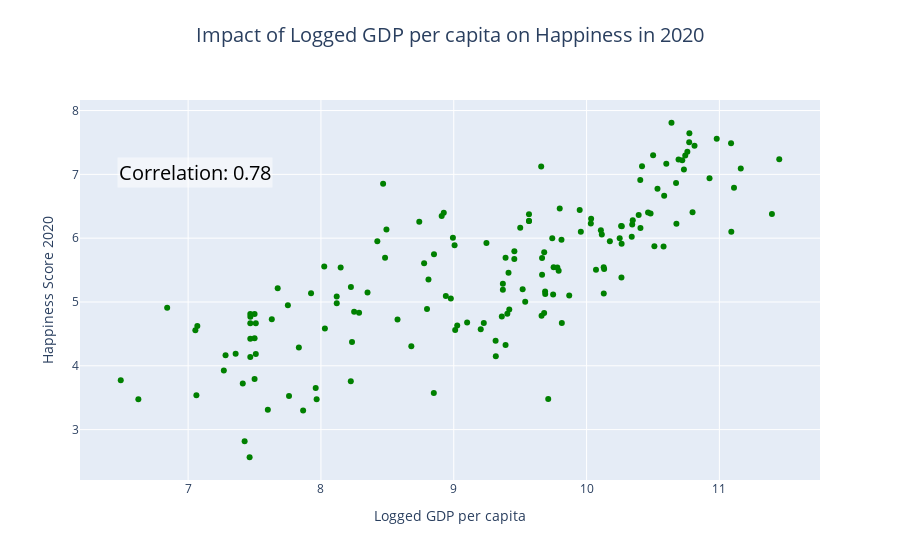

Source (notebook cell):
### Markdown cell above
This graph shows the correlations between different statistics of a country and how happy people are in that country. As you can see in this graph: logged GDP per capita, has the highest correlation with happiness. Which leads to a conclusion that wealth does give the most happiness. below you can see a detailed view of that.

### Code cell
import pandas as pd
import plotly.express as px
from scipy.stats import pearsonr

# Load the dataset
df = pd.read_csv('databases/merged_dataset2_updated.csv')

# Extract relevant columns
df = df[['Country', 'Logged GDP per capita', 'Happiness Score 2020']]

# Convert to numeric, handling errors if any
df['Logged GDP per capita'] = pd.to_numeric(df['Logged GDP per capita'], errors='coerce')
df['Happiness Score 2020'] = pd.to_numeric(df['Happiness Score 2020'], errors='coerce')

# Drop rows with missing values
df = df.dropna()

# Compute correlation coefficient
corr_social_support, _ = pearsonr(df['Logged GDP per capita'], df['Happiness Score 2020'])

# Create interactive scatter plot for Social Support vs Happiness Score
fig = px.scatter(df, x='Logged GDP per capita', y='Happiness Score 2020', 
                 title='Logged GDP per capita vs Happiness Score 2020',
                 labels={'Logged GDP per capita': 'Logged GDP per capita', 'Happiness Score 2020': 'Happiness Score 2020'},
                 hover_name='Country', hover_data={'Happiness Score 2020': ':.2f', 'Logged GDP per capita': ':.2f'})

fig.update_traces(marker=dict(color='green'))

# Add annotation for the correlation coefficient
fig.add_annotation(
    text=f'Correlation: {corr_social_support:.2f}',
    xref='paper', yref='paper',
    x=0.05, y=0.85,
    showarrow=False,
    font=dict(size=20, color='black'),
    align='left', bgcolor='rgba(255, 255, 255, 0.5)'
)

# Update layout with centered and larger title
fig.update_layout(
    title_text='Impact of Logged GDP per capita on Happiness in 2020',
    title_x=0.5,  # Center title horizontally
    title_y=0.95,  # Position title slightly above the plots
    title_font=dict(size=20),  # Increase font size
    showlegend=False
)

# Show the figure
fig.show()

### Figure 1 — Plotly figure (JSON) as saved in the notebook; plotly's stock layout.template omitted (floating-point values rounded to 4 significant figures; data arrays with more than 128 entries replaced by an {"elided": "..."} marker saying what was removed)
{"data": [{"hovertemplate": "<b>%{hovertext}</b><br><br>Logged GDP per capita=%{x:.2f}<br>Happiness Score 2020=%{y:.2f}<extra></extra>", "hovertext": {"elided": "154 str values"}, "legendgroup": "", "marker": {"color": "green", "symbol": "circle"}, "mode": "markers", "name": "", "orientation": "v", "showlegend": false, "type": "scatter", "x": {"elided": "154 float values"}, "xaxis": "x", "y": {"elided": "154 float values"}, "yaxis": "y"}], "layout": {"annotations": [{"align": "left", "bgcolor": "rgba(255, 255, 255, 0.5)", "font": {"color": "black", "size": 20}, "showarrow": false, "text": "Correlation: 0.78", "x": 0.05, "xref": "paper", "y": 0.85, "yref": "paper"}], "legend": {"tracegroupgap": 0}, "showlegend": false, "title": {"font": {"size": 20}, "text": "Impact of Logged GDP per capita on Happiness in 2020", "x": 0.5, "y": 0.95}, "xaxis": {"anchor": "y", "domain": [0, 1], "title": {"text": "Logged GDP per capita"}}, "yaxis": {"anchor": "x", "domain": [0, 1], "title": {"text": "Happiness Score 2020"}}}}
